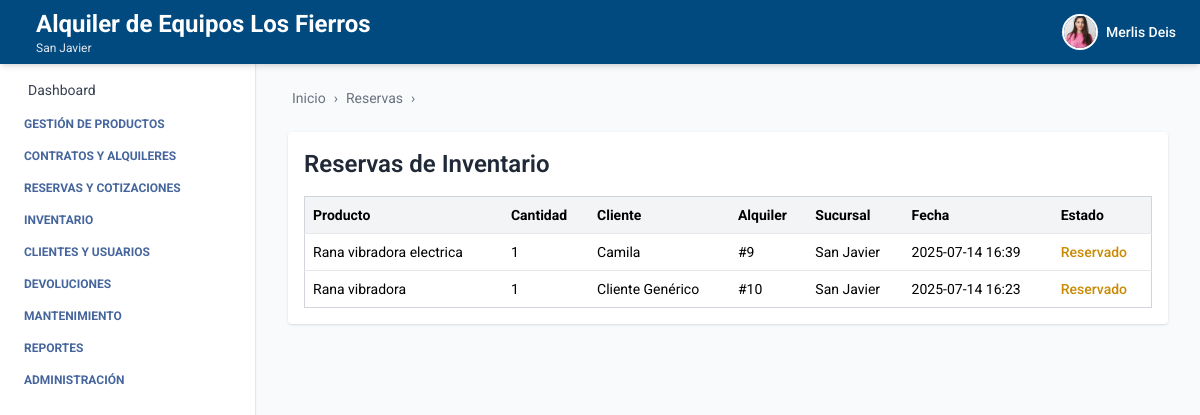
The app's page /inventario/reservas/ (signed in), older data.
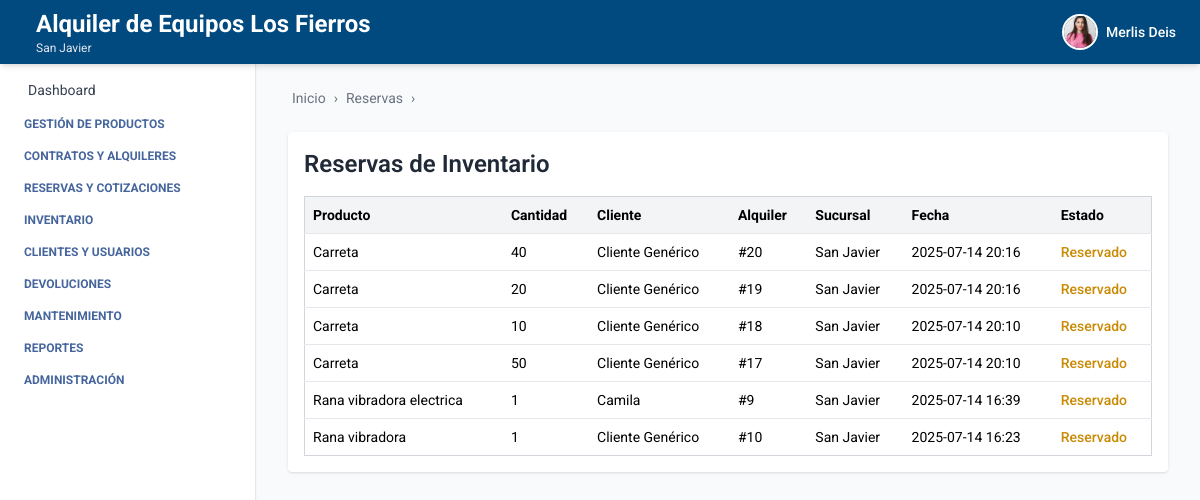
The same page, newer data.
### inventario/models.py (models this page shows, shortened)
class ReservaInventario(models.Model):
    producto = models.ForeignKey(Producto, on_delete=models.CASCADE, related_name='reservas')
    sucursal = models.ForeignKey(Sucursal, on_delete=models.CASCADE, related_name='reservas')
    cliente = models.ForeignKey(Cliente, on_delete=models.PROTECT, related_name='reservas')
    alquiler = models.ForeignKey(Alquiler, on_delete=models.CASCADE, related_name='reservas')
    cantidad_reservada = models.PositiveIntegerField()
    fecha_reserva = models.DateTimeField(auto_now_add=True)
    entregado = models.BooleanField(default=False, help_text="Se marca como entregado cuando el producto se entregue")
    class Meta:
        unique_together = ('producto', 'alquiler')
        verbose_name = 'Reserva de Inventario'
        verbose_name_plural = 'Reservas de Inventario'

### producto/models.py (models this page shows, shortened)
class Producto(models.Model):
    ESTADOS = [
        ("activo", "Activo"),
        ("inactivo", "Inactivo"),
        ("disponible", "Disponible"),
        ("no_disponible", "No disponible"),
    ]
    nombre = models.CharField(max_length=100)
    descripcion = models.TextField()
    codigo_interno = models.CharField(max_length=50)
    estado = models.CharField(max_length=20, choices=ESTADOS, default="activo")
    iva_porcentaje = models.DecimalField(max_digits=5, decimal_places=2, default=0, help_text="Porcentaje de IVA aplicado al producto")
    ubicacion_actual = models.CharField(max_length=100)
    marca = models.CharField(max_length=100, blank=True, null=True)
    modelo = models.CharField(max_length=100, blank=True, null=True)
    serial = models.CharField(max_length=100, blank=True, null=True)
    imagen = models.ImageField(upload_to="media/productos/", null=True, blank=True)
    empresa = models.ForeignKey(Empresa, on_delete=models.CASCADE, related_name='productos', default=1)
    sucursal = models.ForeignKey(Sucursal, on_delete=models.CASCADE, related_name='productos', default=1)
    categoria = models.ForeignKey(Categoria, on_delete=models.SET_NULL, null=True, blank=True, related_name='productos')
    proveedor = models.ForeignKey(Proveedor, on_delete=models.SET_NULL, null=True, blank=True, related_name='productos')
    created_at = models.DateTimeField(auto_now_add=True)
    updated_at = models.DateTimeField(auto_now=True)
    creado_por = models.CharField(max_length=100, blank=True, null=True)
    modificado_por = models.CharField(max_length=100, blank=True, null=True)
    class Meta:
        ordering = ['nombre']
        verbose_name = 'Producto'
        verbose_name_plural = 'Productos'
        constraints = [
            models.UniqueConstraint(fields=['empresa', 'codigo_interno'], name='unique_codigo_por_empresa')
        ]
    objects = ProductoManager()

### persona/models.py (models this page shows, shortened)
class Persona(models.Model):
    TIPO_DOCUMENTO_CHOICES = [
        ('CC', 'Cédula de ciudadanía'),
        ('NIT', 'NIT'),
        ('CE', 'Cédula de extranjería'),
    ]
    nombre = models.CharField(max_length=100)
    apellidos = models.CharField(max_length=100)
    tipo_documento = models.CharField(max_length=10, choices=TIPO_DOCUMENTO_CHOICES)
    telefono = models.CharField(max_length=20, blank=True, null=True)
    correo = models.EmailField(blank=True, null=True)
    direccion = models.CharField(max_length=255, blank=True, null=True)
    class Meta:
        verbose_name = 'Persona'
        verbose_name_plural = 'Personas'

### alquiler/models.py (models this page shows, shortened)
class Alquiler(models.Model):
    ESTADOS_ALQUILER = [
        ('cotizacion', 'Cotización'),
        ('borrador', 'Borrador'),
        ('reservado', 'Reservado'),
        ('en_curso', 'En curso'),
        ('liquidado', 'Liquidado'),
        ('anulado', 'Anulado'),
    ]
    usuario = models.ForeignKey(
        settings.AUTH_USER_MODEL, on_delete=models.CASCADE)
    cliente = models.ForeignKey(
        Cliente, on_delete=models.PROTECT, related_name='alquileres', null=True, blank=True)
    fecha_inicio = models.DateField(null=True, blank=True)
    fecha_fin = models.DateField(null=True, blank=True)
    observaciones = models.TextField(blank=True)
    total = models.DecimalField(
        max_digits=10, decimal_places=2, default=0.0,
        help_text="Total cobro del alquiler"
    )
    estado = models.CharField(
        max_length=20, choices=ESTADOS_ALQUILER, default='borrador')
    descuento_general = models.DecimalField(
        max_digits=5, decimal_places=2, default=0.0,
        help_text="Descuento general en % sobre el total del alquiler"
    )
    created_at = models.DateTimeField(auto_now_add=True)
    updated_at = models.DateTimeField(auto_now=True)
    created_by = models.ForeignKey(
        settings.AUTH_USER_MODEL, on_delete=models.SET_NULL,
        null=True, blank=True, related_name='alquileres_creados_por'
    )
    updated_by = models.ForeignKey(
        settings.AUTH_USER_MODEL, on_delete=models.SET_NULL,
        null=True, blank=True, related_name='alquileres_actualizados_por'
    )

### empresa/models.py (models this page shows, shortened)
class Sucursal(models.Model):
    ESTADOS = [
        ("activo", "Activo"),
        ("inactivo", "Inactivo"),
    ]
    empresa = models.ForeignKey(Empresa, related_name='sucursales', on_delete=models.CASCADE)
    nombre = models.CharField(max_length=100)
    ciudad = models.CharField(max_length=100)
    direccion = models.CharField(max_length=255)
    departamento = models.CharField(max_length=100, blank=True, null=True)
    telefono = models.CharField(max_length=20, blank=True, null=True)
    estado = models.CharField(max_length=20, choices=ESTADOS, default="activo")

### inventario/views_reserva.py (the view)
# urls.py: path('reservas/', listar_reservas, name='listado_reservas'),
@login_required
def listar_reservas(request):
    reservas = ReservaInventario.objects.filter(sucursal=request.user.sucursal).select_related(
        'producto', 'cliente', 'sucursal', 'alquiler'
    ).order_by('-fecha_reserva')
    context = {
        'reservas': reservas,
        'breadcrumb_items': [('Reservas', 'Listado')],
    }
    return render(request, 'listado_reservas.html', context)

### inventario/templates/listado_reservas.html
{% extends 'index.html' %}
{% load humanize %}
{% block breadcrumb %}
  {% include 'breadcrumb.html' with home='/' breadcrumbs=breadcrumb_items %}
{% endblock %}
{% block content %}
<div class="max-w-5xl mx-auto mt-6 bg-white p-4 rounded shadow">
  <h2 class="text-2xl font-semibold text-gray-800 mb-4">Reservas de Inventario</h2>
  <table class="min-w-full bg-white border border-gray-300 rounded text-sm">
    <thead class="bg-gray-100">
      <tr>
        <th class="text-left p-2">Producto</th>
        <th class="text-left p-2">Cantidad</th>
        <th class="text-left p-2">Cliente</th>
        <th class="text-left p-2">Alquiler</th>
        <th class="text-left p-2">Sucursal</th>
        <th class="text-left p-2">Fecha</th>
        <th class="text-left p-2">Estado</th>
      </tr>
    </thead>
    <tbody>
      {% for r in reservas %}
      <tr class="border-t">
        <td class="p-2">{{ r.producto.nombre }}</td>
        <td class="p-2">{{ r.cantidad_reservada }}</td>
        <td class="p-2">{{ r.cliente.nombre }}</td>
        <td class="p-2">#{{ r.alquiler.id }}</td>
        <td class="p-2">{{ r.sucursal.nombre }}</td>
        <td class="p-2">{{ r.fecha_reserva|date:"Y-m-d H:i" }}</td>
        <td class="p-2">
          {% if r.entregado %}
            <span class="text-green-600 font-medium">Entregado</span>
          {% else %}
            <span class="text-yellow-600 font-medium">Reservado</span>
          {% endif %}
        </td>
      </tr>
      {% empty %}
      <tr>
        <td colspan="7" class="p-2 text-center text-gray-500">No hay reservas registradas.</td>
      </tr>
      {% endfor %}
    </tbody>
  </table>
</div>
{% endblock %}

Row changes from the older to the newer data that the page shows:
added ReservaInventario: producto.nombre "Carreta", cantidad_reservada "40", cliente.nombre "Cliente Genérico", alquiler.id "20", sucursal.nombre "San Javier", fecha_reserva "2025-07-14 20:16", entregado "Reservado"
added ReservaInventario: producto.nombre "Carreta", cantidad_reservada "20", cliente.nombre "Cliente Genérico", alquiler.id "19", sucursal.nombre "San Javier", fecha_reserva "2025-07-14 20:16", entregado "Reservado"
added ReservaInventario: producto.nombre "Carreta", cantidad_reservada "10", cliente.nombre "Cliente Genérico", alquiler.id "18", sucursal.nombre "San Javier", fecha_reserva "2025-07-14 20:10", entregado "Reservado"
added ReservaInventario: producto.nombre "Carreta", cantidad_reservada "50", cliente.nombre "Cliente Genérico", alquiler.id "17", sucursal.nombre "San Javier", fecha_reserva "2025-07-14 20:10", entregado "Reservado"
